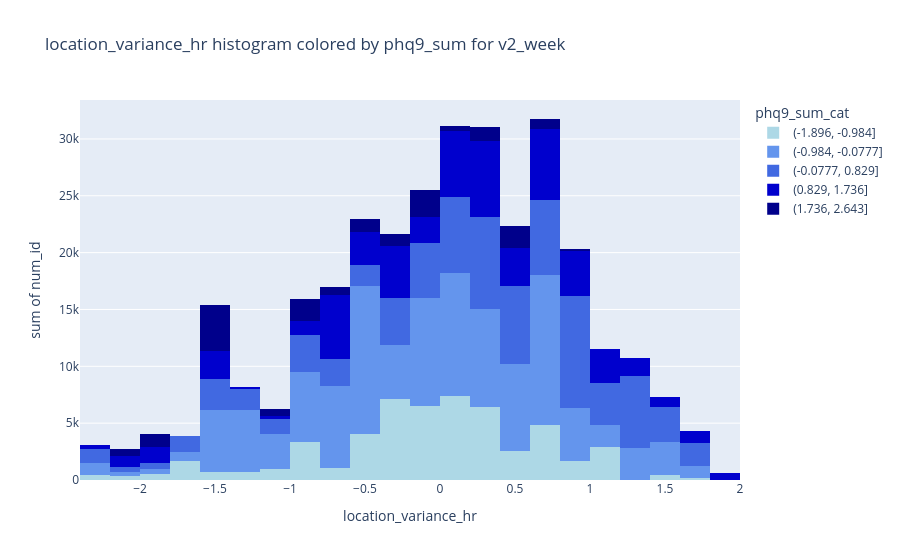
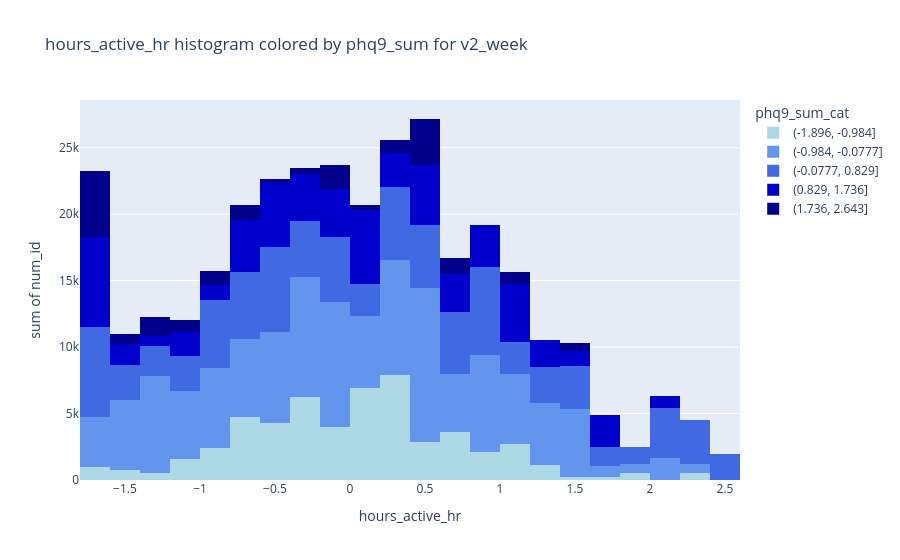
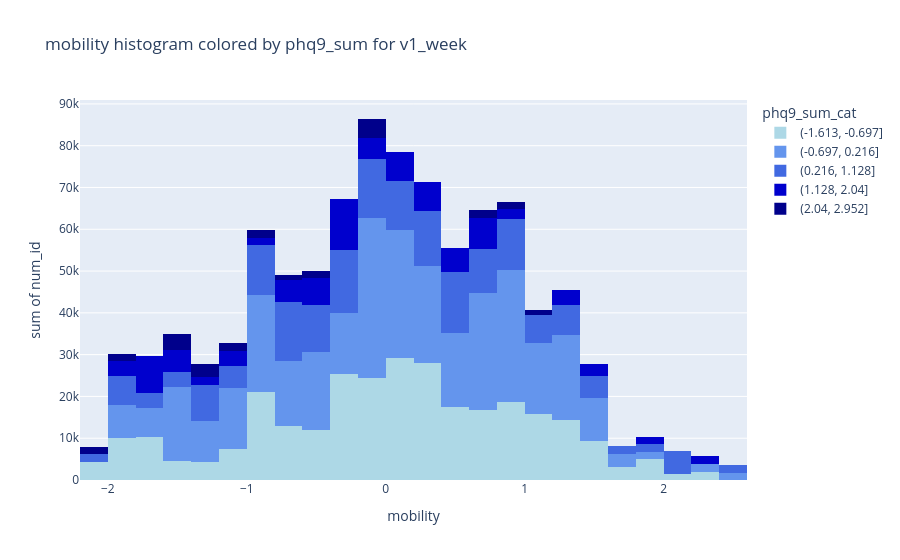
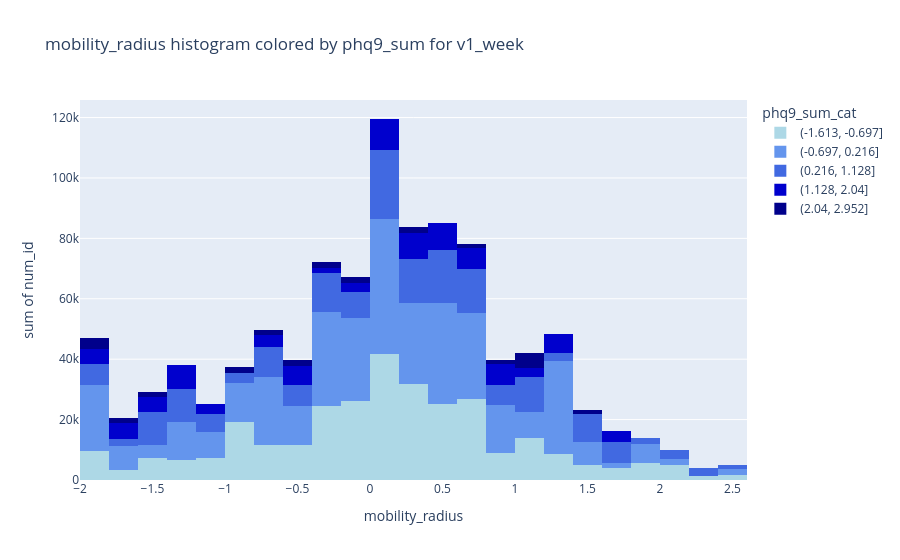

The cell these charts' notebook holds for them, in order:
### Code cell
print('Run on:', dt.datetime.today().strftime('%a %d %b %Y, %I:%M%p'))

mobility_cols = ['location_variance_hr','hours_active_hr','hours_walking_hr','mobility','mobility_radius']

target = 'phq9_sum'
colors = {
    0: "rgb(173, 216, 230)",  # LightBlue
    1: "rgb(100, 149, 237)",  # CornflowerBlue
    2: "rgb(65, 105, 225)",   # RoyalBlue
    3: "rgb(0, 0, 205)",      # MediumBlue
    4: "rgb(0, 0, 139)"       # DarkBlue
}

for var in mobility_cols:
    for name in ['v1_week','v2_week']:
        df = pd.read_csv(os.path.join(brighten_dir, f'{name}_trainval_transformed.csv'))
        df[f'{target}_cat'] = pd.cut(df[target], bins=5)
        bin_labels = df[f'{target}_cat'].cat.categories  
        bin_sorted = bin_labels.sort_values()
        if var in df.columns and target in df.columns:
            df[var] = [float(i) for i in df[var].to_list()]
            df = df.copy()
            df_clean = drop_col_outliers_iqr(df, var)
            df_sorted = df_clean.sort_values(by=f'{target}_cat')
            #display(df_sorted)
            color_map = {
                bin_labels[0]: colors[0],
                bin_labels[1]: colors[1],
                bin_labels[2]: colors[2],
                bin_labels[3]: colors[3],
                bin_labels[4]: colors[4],
            }
            # labels_map = {
            #     bin_labels[0]: "low",
            #     bin_labels[1]: "medium low",
            #     bin_labels[2]: "medium",
            #     bin_labels[3]: "medium high",
            #     bin_labels[4]: "high",
            # }                                        


            fig = px.histogram(df_sorted, x=var, y='num_id', color=f'{target}_cat', color_discrete_map=color_map,
                                    category_orders={f"{target}_cat": [1, 2, 3, 4, 5]},# labels=labels_map,
                                    title=f'{var} histogram colored by {target} for {name}')
            fig.show()

### Figure 1 — Plotly figure (JSON) as saved in the notebook; plotly's stock layout.template omitted (floating-point values rounded to 4 significant figures; data arrays with more than 128 entries replaced by an {"elided": "..."} marker saying what was removed)
{"data": [{"bingroup": "x", "histfunc": "sum", "hovertemplate": "phq9_sum_cat=(-1.896, -0.984]<br>location_variance_hr=%{x}<br>sum of num_id=%{y}<extra></extra>", "legendgroup": "(-1.896, -0.984]", "marker": {"color": "rgb(173, 216, 230)", "pattern": {"shape": ""}}, "name": "(-1.896, -0.984]", "orientation": "v", "showlegend": true, "type": "histogram", "x": [0.4731, 1.187, 0.1024, 0.3382, -1.502, -1.78, -1.242, -1.891, -1.623, -0.5713, -0.1014, 0.6103, -0.09456, 0.3822, 0.004243, 0.1991, 0.2132, 0.2702, -0.1435, 0.08208, 0.2279, 0.07309, -0.5953, 0.2727, 0.9897, -0.2834, -2.016, 0.08602, 0.1273, -2.241, -0.3571, 0.09144, -0.08303, 1.057, -0.9226, -0.5462, 0.2522, -0.4617, -0.8819, 0.3089, 0.7251, -0.3889, 0.1044, -0.9575, -0.2965, -0.09863, -0.5715, 0.5912, -0.3324, 0.06648, 1.04, 0.4784, 0.7223, 0.3027, -0.6798, 0.02961, -0.103, -0.2725, 1.09, -1.796, 0.6318, -0.3459, -0.9549, 0.7107, 0.4998, -0.07389, -0.2421, -0.4432, 0.8813, 0.251, 0.2316, -0.9072, -0.0656, -0.1646, -1.09, -0.06911, 0.944, 0.006798, -0.4028, -0.5008, 0.4664, -0.2822, 1.093, 1.456, 0.6558, -1.529, 1.634, -0.363, -0.1286, -0.1749, 1.074, -1.213, -0.7535, 0.3713, 1.416], "xaxis": "x", "y": [161.0, 477.0, 483.0, 483.0, 496.0, 496.0, 502.0, 502.0, 502.0, 512.0, 512.0, 512.0, 512.0, 512.0, 512.0, 524.0, 440.0, 440.0, 440.0, 440.0, 334.0, 334.0, 334.0, 334.0, 334.0, 370.0, 392.0, 524.0, 407.0, 425.0, 440.0, 440.0, 440.0, 440.0, 440.0, 440.0, 407.0, 524.0, 524.0, 525.0, 718.0, 725.0, 928.0, 780.0, 780.0, 780.0, 780.0, 718.0, 780.0, 780.0, 928.0, 900.0, 900.0, 851.0, 851.0, 900.0, 780.0, 1053.0, 718.0, 705.0, 958.0, 1101.0, 958.0, 634.0, 635.0, 640.0, 640.0, 714.0, 644.0, 958.0, 958.0, 682.0, 682.0, 682.0, 958.0, 705.0, 657.0, 1081.0, 525.0, 242.0, 166.0, 161.0, 196.0, 196.0, 1081.0, 242.0, 196.0, 1101.0, 207.0, 161.0, 161.0, 217.0, 207.0, 166.0, 207.0], "yaxis": "y"}, {"bingroup": "x", "histfunc": "sum", "hovertemplate": "phq9_sum_cat=(-0.984, -0.0777]<br>location_variance_hr=%{x}<br>sum of num_id=%{y}<extra></extra>", "legendgroup": "(-0.984, -0.0777]", "marker": {"color": "rgb(100, 149, 237)", "pattern": {"shape": ""}}, "name": "(-0.984, -0.0777]", "orientation": "v", "showlegend": true, "type": "histogram", "x": {"elided": "195 float values"}, "xaxis": "x", "y": {"elided": "195 float values"}, "yaxis": "y"}, {"bingroup": "x", "histfunc": "sum", "hovertemplate": "phq9_sum_cat=(-0.0777, 0.829]<br>location_variance_hr=%{x}<br>sum of num_id=%{y}<extra></extra>", "legendgroup": "(-0.0777, 0.829]", "marker": {"color": "rgb(65, 105, 225)", "pattern": {"shape": ""}}, "name": "(-0.0777, 0.829]", "orientation": "v", "showlegend": true, "type": "histogram", "x": {"elided": "129 float values"}, "xaxis": "x", "y": {"elided": "129 float values"}, "yaxis": "y"}, {"bingroup": "x", "histfunc": "sum", "hovertemplate": "phq9_sum_cat=(0.829, 1.736]<br>location_variance_hr=%{x}<br>sum of num_id=%{y}<extra></extra>", "legendgroup": "(0.829, 1.736]", "marker": {"color": "rgb(0, 0, 205)", "pattern": {"shape": ""}}, "name": "(0.829, 1.736]", "orientation": "v", "showlegend": true, "type": "histogram", "x": [0.1918, -0.6146, -0.5353, -0.6977, -0.2191, 0.8983, 0.5722, 0.03359, 0.7549, 0.3391, -1.401, 0.1237, 0.615, 0.3116, -0.378, 0.8747, 0.4512, 0.3729, 1.28, 1.763, -0.09213, 0.6084, 0.7559, -0.6145, 0.7508, 0.7375, -0.7061, 0.1399, 1.193, 1.953, -0.8686, 0.1444, -0.2377, -1.534, -0.7597, 0.4401, -0.603, -0.02574, -2.239, -1.964, -1.466, -1.998, -0.8633, -0.7982, -0.8327, -1.073, -0.229, -0.2048, -0.5067, 0.9758, -0.6404, -2.125, -1.219, 0.2996, 1.212, -1.543, -0.4829, 1.485, 1.112, 1.01, 0.02744, 0.2103, -0.2509, 0.4569, 0.1098, -0.4736, 0.3359, -0.3749, -0.6496, -0.09481, 0.2593, 0.8985, 0.8202, 1.114, 0.3935, 0.6052, 0.7786, -2.105, -1.912], "xaxis": "x", "y": [934.0, 998.0, 992.0, 998.0, 934.0, 976.0, 1096.0, 879.0, 913.0, 976.0, 1006.0, 976.0, 1096.0, 1096.0, 934.0, 913.0, 960.0, 960.0, 913.0, 1030.0, 1096.0, 992.0, 632.0, 865.0, 610.0, 610.0, 595.0, 865.0, 578.0, 578.0, 577.0, 519.0, 519.0, 484.0, 484.0, 477.0, 379.0, 370.0, 338.0, 338.0, 338.0, 338.0, 331.0, 290.0, 290.0, 267.0, 267.0, 264.0, 246.0, 243.0, 226.0, 187.0, 187.0, 610.0, 634.0, 595.0, 808.0, 856.0, 856.0, 856.0, 835.0, 830.0, 830.0, 830.0, 830.0, 808.0, 659.0, 808.0, 808.0, 779.0, 773.0, 1111.0, 659.0, 684.0, 773.0, 684.0, 769.0, 739.0, 739.0], "yaxis": "y"}, {"bingroup": "x", "histfunc": "sum", "hovertemplate": "phq9_sum_cat=(1.736, 2.643]<br>location_variance_hr=%{x}<br>sum of num_id=%{y}<extra></extra>", "legendgroup": "(1.736, 2.643]", "marker": {"color": "rgb(0, 0, 139)", "pattern": {"shape": ""}}, "name": "(1.736, 2.643]", "orientation": "v", "showlegend": true, "type": "histogram", "x": [-1.401, -0.1534, -0.9372, 0.7147, 0.3618, -0.3702, -0.9431, 0.4788, 0.2954, -1.024, -2.14, 0.8125, 0.5999, -0.4701, 0.4609, 0.5736, -1.401, -0.1583, -0.6062, -0.9807, -1.974, -0.4969, 0.06788, -1.401, -1.865, -0.3768, -0.03554, -1.401, 0.3948, -0.07276], "xaxis": "x", "y": [1006.0, 246.0, 246.0, 856.0, 226.0, 246.0, 893.0, 201.0, 201.0, 632.0, 632.0, 187.0, 243.0, 246.0, 610.0, 856.0, 1006.0, 976.0, 701.0, 830.0, 338.0, 934.0, 465.0, 1006.0, 779.0, 773.0, 519.0, 1006.0, 856.0, 659.0], "yaxis": "y"}], "layout": {"barmode": "relative", "legend": {"title": {"text": "phq9_sum_cat"}, "tracegroupgap": 0}, "title": {"text": "location_variance_hr histogram colored by phq9_sum for v2_week"}, "xaxis": {"anchor": "y", "domain": [0, 1], "title": {"text": "location_variance_hr"}}, "yaxis": {"anchor": "x", "domain": [0, 1], "title": {"text": "sum of num_id"}}}}

### Figure 2 — Plotly figure (JSON) as saved in the notebook; plotly's stock layout.template omitted (floating-point values rounded to 4 significant figures; data arrays with more than 128 entries replaced by an {"elided": "..."} marker saying what was removed)
{"data": [{"bingroup": "x", "histfunc": "sum", "hovertemplate": "phq9_sum_cat=(-1.896, -0.984]<br>hours_active_hr=%{x}<br>sum of num_id=%{y}<extra></extra>", "legendgroup": "(-1.896, -0.984]", "marker": {"color": "rgb(173, 216, 230)", "pattern": {"shape": ""}}, "name": "(-1.896, -0.984]", "orientation": "v", "showlegend": true, "type": "histogram", "x": [-0.2386, 0.1542, -1.514, 0.2237, -0.526, 1.181, 0.367, 0.5057, -0.6651, 0.3306, 1.949, -0.6565, -0.4382, -0.9925, 0.04427, -0.3671, 0.2819, 0.07514, 0.3673, -0.6979, 0.0485, 1.038, 0.3945, -0.7548, -1.186, -0.8081, -0.4866, 0.7903, 0.03865, -0.2877, 0.6167, 0.3196, -0.3888, -0.4625, -1.579, -0.7515, -0.05662, -1.279, 0.9451, 0.1228, -0.5079, 0.6169, -0.04234, -1.764, -1.764, -0.2108, 0.4788, 0.3679, 0.5239, -0.1432, 2.313, 0.5867, -0.9819, 0.07611, 0.2261, -0.309, 0.2755, -0.05549, -0.1892, -0.3776, -0.2823, 0.06911, 0.8423, 0.09115, 0.7576, 0.6813, -0.4604, 0.0452, -0.6199, 0.8558, 0.7205, -0.09993, 0.2454, 0.1013, -1.121, 1.276, -0.3101, -0.009529, -0.3401, -0.6541, 1.244, 1.075, 1.443, 0.7839, 0.8768, 0.9014, 0.4781, -0.1406, -0.8446, -0.2384, 0.2143, 1.619, -0.2657, 1.989, 0.5739, 0.0356], "xaxis": "x", "y": [161.0, 370.0, 359.0, 958.0, 958.0, 1101.0, 334.0, 334.0, 334.0, 334.0, 334.0, 958.0, 958.0, 958.0, 634.0, 392.0, 635.0, 640.0, 644.0, 657.0, 682.0, 682.0, 928.0, 705.0, 705.0, 714.0, 718.0, 1053.0, 1081.0, 718.0, 718.0, 640.0, 1081.0, 407.0, 425.0, 502.0, 502.0, 502.0, 512.0, 512.0, 512.0, 512.0, 512.0, 496.0, 496.0, 512.0, 524.0, 524.0, 524.0, 407.0, 524.0, 483.0, 477.0, 525.0, 525.0, 440.0, 440.0, 440.0, 440.0, 440.0, 440.0, 440.0, 440.0, 440.0, 440.0, 483.0, 725.0, 682.0, 780.0, 196.0, 196.0, 780.0, 1101.0, 780.0, 900.0, 900.0, 900.0, 780.0, 217.0, 780.0, 196.0, 928.0, 207.0, 207.0, 780.0, 161.0, 161.0, 161.0, 242.0, 780.0, 851.0, 242.0, 166.0, 207.0, 851.0, 166.0], "yaxis": "y"}, {"bingroup": "x", "histfunc": "sum", "hovertemplate": "phq9_sum_cat=(-0.984, -0.0777]<br>hours_active_hr=%{x}<br>sum of num_id=%{y}<extra></extra>", "legendgroup": "(-0.984, -0.0777]", "marker": {"color": "rgb(100, 149, 237)", "pattern": {"shape": ""}}, "name": "(-0.984, -0.0777]", "orientation": "v", "showlegend": true, "type": "histogram", "x": {"elided": "201 float values"}, "xaxis": "x", "y": {"elided": "201 float values"}, "yaxis": "y"}, {"bingroup": "x", "histfunc": "sum", "hovertemplate": "phq9_sum_cat=(-0.0777, 0.829]<br>hours_active_hr=%{x}<br>sum of num_id=%{y}<extra></extra>", "legendgroup": "(-0.0777, 0.829]", "marker": {"color": "rgb(65, 105, 225)", "pattern": {"shape": ""}}, "name": "(-0.0777, 0.829]", "orientation": "v", "showlegend": true, "type": "histogram", "x": {"elided": "136 float values"}, "xaxis": "x", "y": {"elided": "136 float values"}, "yaxis": "y"}, {"bingroup": "x", "histfunc": "sum", "hovertemplate": "phq9_sum_cat=(0.829, 1.736]<br>hours_active_hr=%{x}<br>sum of num_id=%{y}<extra></extra>", "legendgroup": "(0.829, 1.736]", "marker": {"color": "rgb(0, 0, 205)", "pattern": {"shape": ""}}, "name": "(0.829, 1.736]", "orientation": "v", "showlegend": true, "type": "histogram", "x": [2.034, -1.764, -0.7381, -1.764, -1.114, 0.457, -0.7112, 1.778, 0.1026, 0.4355, -0.4332, 1.012, -0.4563, 0.07005, 1.09, -0.222, 0.01758, 1.196, 1.634, 0.5583, 1.37, 1.542, 0.8031, -0.4044, -0.4942, 0.8133, 0.4445, 1.743, 0.9012, -0.1251, 0.2158, -0.4199, -1.452, -1.764, -1.512, -1.394, -0.01244, -0.7963, -0.7718, 0.7158, 1.084, -0.914, -1.764, -1.764, -1.764, 1.218, -0.01244, -0.5126, 0.07005, -0.7367, -0.2137, 0.2217, -1.239, 0.2983, -1.49, -1.172, -1.764, -1.126, -1.764, -0.08238, 0.01723, -0.2157, -0.2561, 0.3258, 0.02163, 0.637, 0.9471, 0.1578, 1.088, -0.1682, -0.9363, -0.01882, -0.7533, 0.7543, -1.764, 0.5785, -1.764, -0.3188, 0.3263, -1.764, 1.355, 0.7403], "xaxis": "x", "y": [879.0, 1006.0, 998.0, 998.0, 998.0, 976.0, 865.0, 934.0, 934.0, 1096.0, 1030.0, 934.0, 960.0, 960.0, 1096.0, 976.0, 976.0, 913.0, 913.0, 992.0, 992.0, 1096.0, 1096.0, 913.0, 1111.0, 856.0, 610.0, 610.0, 595.0, 595.0, 578.0, 578.0, 865.0, 577.0, 519.0, 519.0, 484.0, 484.0, 477.0, 379.0, 610.0, 370.0, 338.0, 338.0, 338.0, 331.0, 290.0, 290.0, 267.0, 267.0, 264.0, 246.0, 243.0, 226.0, 187.0, 187.0, 338.0, 632.0, 577.0, 659.0, 830.0, 830.0, 830.0, 830.0, 808.0, 808.0, 634.0, 808.0, 808.0, 779.0, 773.0, 773.0, 769.0, 835.0, 739.0, 856.0, 739.0, 659.0, 684.0, 739.0, 684.0, 856.0], "yaxis": "y"}, {"bingroup": "x", "histfunc": "sum", "hovertemplate": "phq9_sum_cat=(1.736, 2.643]<br>hours_active_hr=%{x}<br>sum of num_id=%{y}<extra></extra>", "legendgroup": "(1.736, 2.643]", "marker": {"color": "rgb(0, 0, 139)", "pattern": {"shape": ""}}, "name": "(1.736, 2.643]", "orientation": "v", "showlegend": true, "type": "histogram", "x": [-1.502, 0.1496, 0.4457, -0.8502, 0.02098, -0.1068, 0.5101, 0.7057, -0.8953, -0.4812, 0.2783, 0.2262, 0.3649, 0.4899, -0.1957, 0.2576, -1.764, 0.5017, -1.764, -0.8594, -0.767, 1.426, 1.097, 0.7561, 0.4543, -1.043, -1.469, -0.02541, -1.764, -1.764, -1.764, -0.2765, -1.399, -0.6759, -1.764, -1.205], "xaxis": "x", "y": [243.0, 187.0, 856.0, 201.0, 246.0, 201.0, 226.0, 246.0, 246.0, 246.0, 246.0, 246.0, 246.0, 856.0, 856.0, 246.0, 338.0, 830.0, 632.0, 632.0, 659.0, 610.0, 934.0, 976.0, 701.0, 893.0, 519.0, 773.0, 1006.0, 1006.0, 1006.0, 477.0, 779.0, 465.0, 1006.0, 632.0], "yaxis": "y"}], "layout": {"barmode": "relative", "legend": {"title": {"text": "phq9_sum_cat"}, "tracegroupgap": 0}, "title": {"text": "hours_active_hr histogram colored by phq9_sum for v2_week"}, "xaxis": {"anchor": "y", "domain": [0, 1], "title": {"text": "hours_active_hr"}}, "yaxis": {"anchor": "x", "domain": [0, 1], "title": {"text": "sum of num_id"}}}}

### Figure 3 — Plotly figure (JSON) as saved in the notebook; plotly's stock layout.template omitted (floating-point values rounded to 4 significant figures; data arrays with more than 128 entries replaced by an {"elided": "..."} marker saying what was removed)
{"data": [{"bingroup": "x", "histfunc": "sum", "hovertemplate": "phq9_sum_cat=(-1.613, -0.697]<br>mobility=%{x}<br>sum of num_id=%{y}<extra></extra>", "legendgroup": "(-1.613, -0.697]", "marker": {"color": "rgb(173, 216, 230)", "pattern": {"shape": ""}}, "name": "(-1.613, -0.697]", "orientation": "v", "showlegend": true, "type": "histogram", "x": {"elided": "202 float values"}, "xaxis": "x", "y": {"elided": "202 float values"}, "yaxis": "y"}, {"bingroup": "x", "histfunc": "sum", "hovertemplate": "phq9_sum_cat=(-0.697, 0.216]<br>mobility=%{x}<br>sum of num_id=%{y}<extra></extra>", "legendgroup": "(-0.697, 0.216]", "marker": {"color": "rgb(100, 149, 237)", "pattern": {"shape": ""}}, "name": "(-0.697, 0.216]", "orientation": "v", "showlegend": true, "type": "histogram", "x": {"elided": "228 float values"}, "xaxis": "x", "y": {"elided": "228 float values"}, "yaxis": "y"}, {"bingroup": "x", "histfunc": "sum", "hovertemplate": "phq9_sum_cat=(0.216, 1.128]<br>mobility=%{x}<br>sum of num_id=%{y}<extra></extra>", "legendgroup": "(0.216, 1.128]", "marker": {"color": "rgb(65, 105, 225)", "pattern": {"shape": ""}}, "name": "(0.216, 1.128]", "orientation": "v", "showlegend": true, "type": "histogram", "x": [-0.7325, 0.4254, -1.889, -0.3075, 0.6991, -0.6988, 0.5044, -1.51, -0.5158, 0.06348, -0.9559, -0.2487, -0.1358, -1.78, 0.5308, -0.05569, -1.758, -0.8147, -0.3898, -0.4079, -0.6266, -0.3312, 1.477, -1.932, -0.6443, 0.1581, -1.946, 0.3966, 0.4719, -0.1685, 1.24, 1.936, -1.303, 2.134, 0.7224, -1.06, 0.3953, -0.5602, 0.8572, -0.4095, -0.3307, 0.2382, -0.4843, 1.129, 0.1672, 0.4932, 0.9252, 1.926, -0.004677, -0.9584, -0.03456, 1.429, 2.174, -0.6876, 0.3652, 2.296, 2.13, 2.006, 1.116, 0.503, -0.81, -1.234, -0.2528, 1.107, 0.05906, -1.538, -0.474, -1.123, -0.5098, 0.9312, 0.5064, -0.2528, 0.4664, 0.6122, 0.02932, 0.04702, 1.243, -0.1876, 0.9603, 0.6423, -1.296, 0.6344, 0.3053, -0.1788, -1.752, 0.4667, 1.068, 0.371, -1.246, 0.8916, -0.1639, 0.02635, 1.305, -0.8743, -0.1165, 1.621, -0.4121, -0.389, 1.411, -1.23, -0.7404, 0.6988, -0.9872, 1.235, 2.559, -2.027, -1.186, -1.818, 1.39, -0.9816, 0.552, -0.75, -0.6418, -0.2581, -0.8367, 0.8961, 0.8684, 0.2725, 0.3403, -0.7193, -0.3462, -1.249], "xaxis": "x", "y": [1837.0, 1305.0, 1827.0, 105.0, 1798.0, 1862.0, 1442.0, 1781.0, 1857.0, 1857.0, 1857.0, 1857.0, 1857.0, 1857.0, 1319.0, 1895.0, 1710.0, 1744.0, 1442.0, 1896.0, 1896.0, 1896.0, 1740.0, 1338.0, 1338.0, 1338.0, 1817.0, 1770.0, 105.0, 1846.0, 1869.0, 1780.0, 1885.0, 1889.0, 1889.0, 1753.0, 1885.0, 1240.0, 1889.0, 1692.0, 1692.0, 1261.0, 1692.0, 1261.0, 1261.0, 1749.0, 1166.0, 105.0, 1269.0, 1269.0, 1692.0, 1688.0, 1687.0, 1752.0, 1442.0, 105.0, 105.0, 1869.0, 1869.0, 1869.0, 1771.0, 1767.0, 1430.0, 1732.0, 1836.0, 1824.0, 1414.0, 1824.0, 1423.0, 1827.0, 1418.0, 1727.0, 1796.0, 1796.0, 1834.0, 1801.0, 1832.0, 95.0, 1832.0, 1832.0, 1801.0, 1832.0, 1832.0, 1831.0, 29.0, 1727.0, 1727.0, 1830.0, 1721.0, 1828.0, 1828.0, 1917.0, 1801.0, 1399.0, 1770.0, 1766.0, 71.0, 1366.0, 1841.0, 1423.0, 60.0, 1348.0, 1840.0, 29.0, 1766.0, 1801.0, 1801.0, 1904.0, 1758.0, 1904.0, 1801.0, 1837.0, 1837.0, 1837.0, 71.0, 1732.0, 1837.0, 1348.0, 1837.0, 1767.0, 1837.0, 71.0], "yaxis": "y"}, {"bingroup": "x", "histfunc": "sum", "hovertemplate": "phq9_sum_cat=(1.128, 2.04]<br>mobility=%{x}<br>sum of num_id=%{y}<extra></extra>", "legendgroup": "(1.128, 2.04]", "marker": {"color": "rgb(0, 0, 205)", "pattern": {"shape": ""}}, "name": "(1.128, 2.04]", "orientation": "v", "showlegend": true, "type": "histogram", "x": [0.2483, -0.9158, -1.645, -0.2058, 1.467, -0.3891, -0.625, 0.7638, -0.2561, 1.823, 0.2686, -0.2635, -1.607, 0.7186, 0.4391, 0.1302, -0.5967, -0.242, -0.524, -1.533, 0.00135, 0.0812, 0.1317, -0.7232, 0.7421, 1.322, 1.252, -1.357, -0.03228, -1.751, -1.641, -1.585, -1.188, -0.2261, -0.5303, -1.783, 0.5086, -0.6591, 0.6616, 0.4424, -0.1955, -0.5104, 1.521, -1.941, -1.156, 0.8023, 0.9532, -1.889, 2.248, 0.2859, -0.2071, 0.4787, -1.776, -1.527, -0.06188, 0.2568, 0.3726], "xaxis": "x", "y": [1912.0, 1717.0, 1905.0, 1715.0, 1697.0, 1906.0, 1905.0, 1895.0, 1895.0, 1697.0, 105.0, 1692.0, 95.0, 1828.0, 1305.0, 1335.0, 1430.0, 1846.0, 1831.0, 1788.0, 1832.0, 1842.0, 1842.0, 1842.0, 1832.0, 1832.0, 1732.0, 1840.0, 1796.0, 1840.0, 1840.0, 1840.0, 1840.0, 1837.0, 1831.0, 1399.0, 1418.0, 1319.0, 1885.0, 1885.0, 1828.0, 1240.0, 1240.0, 1753.0, 1753.0, 1261.0, 1269.0, 1753.0, 1869.0, 1828.0, 1305.0, 1305.0, 1744.0, 1744.0, 1319.0, 1319.0, 1749.0], "yaxis": "y"}, {"bingroup": "x", "histfunc": "sum", "hovertemplate": "phq9_sum_cat=(2.04, 2.952]<br>mobility=%{x}<br>sum of num_id=%{y}<extra></extra>", "legendgroup": "(2.04, 2.952]", "marker": {"color": "rgb(0, 0, 139)", "pattern": {"shape": ""}}, "name": "(2.04, 2.952]", "orientation": "v", "showlegend": true, "type": "histogram", "x": [0.6525, -0.4025, -0.1321, -2.006, -1.284, 1.166, -0.187, -0.6526, -1.598, -1.236, -1.89, -1.004, -0.02239, -1.57, -0.8338, 0.9431], "xaxis": "x", "y": [1912.0, 1905.0, 1828.0, 1753.0, 1840.0, 1426.0, 1430.0, 1204.0, 1787.0, 1335.0, 1816.0, 1816.0, 1305.0, 1885.0, 1905.0, 1715.0], "yaxis": "y"}], "layout": {"barmode": "relative", "legend": {"title": {"text": "phq9_sum_cat"}, "tracegroupgap": 0}, "title": {"text": "mobility histogram colored by phq9_sum for v1_week"}, "xaxis": {"anchor": "y", "domain": [0, 1], "title": {"text": "mobility"}}, "yaxis": {"anchor": "x", "domain": [0, 1], "title": {"text": "sum of num_id"}}}}

### Figure 4 — Plotly figure (JSON) as saved in the notebook; plotly's stock layout.template omitted (floating-point values rounded to 4 significant figures; data arrays with more than 128 entries replaced by an {"elided": "..."} marker saying what was removed)
{"data": [{"bingroup": "x", "histfunc": "sum", "hovertemplate": "phq9_sum_cat=(-1.613, -0.697]<br>mobility_radius=%{x}<br>sum of num_id=%{y}<extra></extra>", "legendgroup": "(-1.613, -0.697]", "marker": {"color": "rgb(173, 216, 230)", "pattern": {"shape": ""}}, "name": "(-1.613, -0.697]", "orientation": "v", "showlegend": true, "type": "histogram", "x": {"elided": "207 float values"}, "xaxis": "x", "y": {"elided": "207 float values"}, "yaxis": "y"}, {"bingroup": "x", "histfunc": "sum", "hovertemplate": "phq9_sum_cat=(-0.697, 0.216]<br>mobility_radius=%{x}<br>sum of num_id=%{y}<extra></extra>", "legendgroup": "(-0.697, 0.216]", "marker": {"color": "rgb(100, 149, 237)", "pattern": {"shape": ""}}, "name": "(-0.697, 0.216]", "orientation": "v", "showlegend": true, "type": "histogram", "x": {"elided": "238 float values"}, "xaxis": "x", "y": {"elided": "238 float values"}, "yaxis": "y"}, {"bingroup": "x", "histfunc": "sum", "hovertemplate": "phq9_sum_cat=(0.216, 1.128]<br>mobility_radius=%{x}<br>sum of num_id=%{y}<extra></extra>", "legendgroup": "(0.216, 1.128]", "marker": {"color": "rgb(65, 105, 225)", "pattern": {"shape": ""}}, "name": "(0.216, 1.128]", "orientation": "v", "showlegend": true, "type": "histogram", "x": [0.2459, -1.945, -0.3972, 0.2432, -0.2606, -0.4029, -0.6645, 1.774, 0.03614, 1.518, 0.9422, 0.0001342, 1.36, 1.674, 0.515, -1.749, 1.678, -1.139, 0.5259, 2.075, 0.6444, 0.06461, -0.901, 0.3239, 0.1575, -0.746, -0.1146, -1.491, -1.853, -1.717, -0.2446, 0.3736, -1.453, 0.6741, 0.6194, -1.523, 1.025, -1.532, -1.964, -1.472, 0.6827, -0.2232, 1.435, -1.737, 2.566, -0.1312, 2.298, 0.2362, 0.4993, -0.67, 0.8282, 0.4681, 0.6347, 0.4037, 1.435, 0.1662, -0.2192, 1.094, -1.26, -1.749, 0.02775, 0.7414, -0.6771, -1.234, -1.133, -1.26, 2.152, 0.1567, -1.95, -1.262, -0.5576, 0.4569, 1.15, 0.02555, 1.112, 1.451, -0.1101, 1.202, 0.1268, -0.6541, -0.4461, -1.35, 0.01609, 1.085, 0.4151, -0.3897, 1.911, -1.453, -1.43, 1.013, 1.028, -0.5482, -1.008, 1.016, 0.2715, 0.874, 0.6201, -1.242, 0.1912, 0.04753, 2.25, 0.2773, 0.1968, 0.05566, 0.7194, -1.933, 0.4556, -0.7938, 1.736, -0.3848, 0.6495, -0.2875, -1.287, 0.2209, 1.503, 0.5995, -0.1159, 0.9708, 0.2951, -0.8719, -0.7456, 0.4941, -1.174, -0.03178], "xaxis": "x", "y": [1744.0, 1801.0, 1857.0, 1857.0, 1857.0, 1752.0, 1338.0, 1869.0, 1857.0, 1869.0, 1869.0, 1857.0, 1305.0, 1869.0, 1740.0, 1781.0, 1338.0, 1319.0, 1862.0, 1338.0, 1749.0, 1857.0, 1885.0, 1269.0, 1896.0, 105.0, 1758.0, 71.0, 1767.0, 71.0, 71.0, 1896.0, 1767.0, 1904.0, 1904.0, 1766.0, 29.0, 1766.0, 29.0, 1917.0, 60.0, 1896.0, 1895.0, 105.0, 1269.0, 1261.0, 1261.0, 1261.0, 1753.0, 1885.0, 1240.0, 1771.0, 1889.0, 1889.0, 1889.0, 1770.0, 1770.0, 1166.0, 105.0, 105.0, 105.0, 1780.0, 1348.0, 1801.0, 1846.0, 1827.0, 1828.0, 1828.0, 1829.0, 1830.0, 1831.0, 1832.0, 1832.0, 1827.0, 1832.0, 1832.0, 1834.0, 1423.0, 1423.0, 1727.0, 1798.0, 1836.0, 1836.0, 1348.0, 1430.0, 1824.0, 1824.0, 1801.0, 1801.0, 1801.0, 1801.0, 1721.0, 1710.0, 1692.0, 1692.0, 1692.0, 1692.0, 1688.0, 1817.0, 1687.0, 1442.0, 1442.0, 1442.0, 1727.0, 1727.0, 1824.0, 1418.0, 1732.0, 1832.0, 1837.0, 1840.0, 1837.0, 1796.0, 1414.0, 1841.0, 1837.0, 1732.0, 1837.0, 1837.0, 1399.0, 1796.0, 1837.0, 1366.0, 1837.0], "yaxis": "y"}, {"bingroup": "x", "histfunc": "sum", "hovertemplate": "phq9_sum_cat=(1.128, 2.04]<br>mobility_radius=%{x}<br>sum of num_id=%{y}<extra></extra>", "legendgroup": "(1.128, 2.04]", "marker": {"color": "rgb(0, 0, 205)", "pattern": {"shape": ""}}, "name": "(1.128, 2.04]", "orientation": "v", "showlegend": true, "type": "histogram", "x": [0.2988, 0.7555, -1.919, 0.8489, 0.5136, 0.04628, -0.3272, 0.3317, -1.353, 0.8287, -1.591, -0.7164, -1.601, 1.15, -1.957, 0.05406, -0.53, -1.405, -1.337, 0.2925, 0.565, -0.03181, 0.6922, -1.685, 0.3663, -0.7867, -0.4852, -1.957, 1.668, 0.6669, 1.322, 1.664, -0.5653, -0.5149, 0.8874, -1.288, 0.1527, -0.08517, 0.3813, -1.74, 0.9143, -1.955, 1.362, 0.4722, 0.067, 0.5254, 0.1139, -1.326, -1.498, 1.14, -1.007, 0.4191, 0.792, 1.216, -1.242, 0.8042, 0.1642, 1.322, -1.023], "xaxis": "x", "y": [1895.0, 1895.0, 1744.0, 105.0, 1840.0, 1840.0, 1744.0, 1846.0, 1796.0, 1912.0, 1842.0, 1906.0, 1842.0, 1335.0, 1338.0, 1732.0, 1840.0, 1842.0, 1399.0, 1717.0, 1692.0, 1697.0, 1697.0, 1788.0, 1905.0, 1905.0, 1715.0, 95.0, 1869.0, 1840.0, 1240.0, 1832.0, 1426.0, 1261.0, 1753.0, 1753.0, 1828.0, 1269.0, 1305.0, 1753.0, 1305.0, 1753.0, 1418.0, 1837.0, 1305.0, 1885.0, 1749.0, 1831.0, 1319.0, 1828.0, 1319.0, 1840.0, 1430.0, 1831.0, 1319.0, 1832.0, 1828.0, 1832.0, 1885.0], "yaxis": "y"}, {"bingroup": "x", "histfunc": "sum", "hovertemplate": "phq9_sum_cat=(2.04, 2.952]<br>mobility_radius=%{x}<br>sum of num_id=%{y}<extra></extra>", "legendgroup": "(2.04, 2.952]", "marker": {"color": "rgb(0, 0, 139)", "pattern": {"shape": ""}}, "name": "(2.04, 2.952]", "orientation": "v", "showlegend": true, "type": "histogram", "x": [-1.473, 1.423, 1.024, -0.8937, -1.683, -1.952, -1.965, -0.7851, 0.2504, 1.103, -0.5812, 1.179, 0.6707, -0.1128, 0.8908, -0.2316], "xaxis": "x", "y": [1816.0, 1305.0, 1912.0, 1816.0, 1828.0, 1885.0, 1753.0, 1715.0, 1840.0, 1430.0, 1905.0, 1335.0, 1204.0, 1905.0, 1426.0, 1787.0], "yaxis": "y"}], "layout": {"barmode": "relative", "legend": {"title": {"text": "phq9_sum_cat"}, "tracegroupgap": 0}, "title": {"text": "mobility_radius histogram colored by phq9_sum for v1_week"}, "xaxis": {"anchor": "y", "domain": [0, 1], "title": {"text": "mobility_radius"}}, "yaxis": {"anchor": "x", "domain": [0, 1], "title": {"text": "sum of num_id"}}}}
